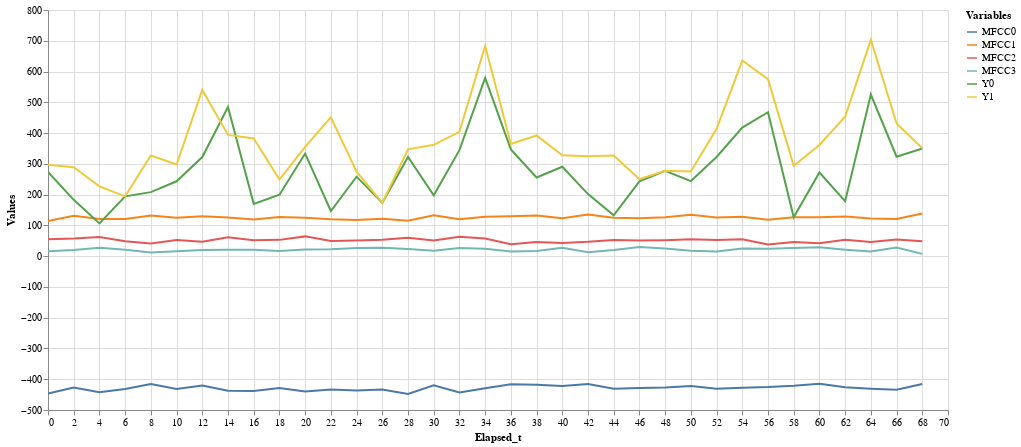

The notebook cell saved with this chart:
### Code cell
# @title # Step 4: Data Visualizations

# ____ VIDEO PROCESSING ____
# This is the output NumPy Array from the video processing
data = motion_array

# Create a Pandas DataFrame from NumPy arrays with UniqueID, x- & y-Value of ROI (i.e., Region of Interest), as well as width and height of the accompanying moving windows. 
# Frame refers to video frame (30 fps) on which point was tracked.
# RESET DF
df_video = pd.DataFrame(data=data[0:,0:], index=[i for i in range(data.shape[0])], columns=['ID','X','Y','W','H','Frame'])

# Calculate Elapsed Time for Frames of Video
df_video["Elapsed"] = round(df_video["Frame"]/30, 1)

# Remove Duplicates
df_video_wo_dups = df_video.drop_duplicates(subset=None, keep='first', inplace=False)
df_video_queried = df_video_wo_dups.query('0 <= ID <= {}'.format(NO_OF_ROIS))
# df_video_4_cols = df_video_queried.filter(items=['ID', 'X', 'Y', 'Elapsed'])
df_video_3_cols = df_video_queried.filter(items=['ID', 'Y', 'Elapsed'])

# Minding that Matplotlib inverts x/y Values
# df_inverted_x_y_minus_1 = df_video_4_cols.sub([0, frame_width, frame_height, 0], axis='columns')
df_inverted_x_y_minus_1 = df_video_3_cols.sub([0, frame_height, 0], axis='columns')
# df_inverted_x_y = df_inverted_x_y_minus_1.mul([1, -1, -1, 1], axis='columns')
df_inverted_x_y = df_inverted_x_y_minus_1.mul([1, -1, 1], axis='columns')
df_video = df_inverted_x_y

# Use Pivot Feature of Pandas DataFrame
# df_pivoted_video = pd.pivot_table(df_video, values=["X", "Y"], index=pd.Grouper(key='Elapsed'), columns=["ID"],)
df_pivoted_video = pd.pivot_table(df_video, values=["Y"], index=pd.Grouper(key='Elapsed'), columns=["ID"],)

# Create flexible number of indices based on number of Regions of Interest
int(df_video_queried.max(axis = 0)[0]); counter = 0
# x_indices = []
y_indices = []
while counter <= int(df_video_queried.max(axis = 0)[0]):
    # x_indices.append(('X' + str(counter))); 
    y_indices.append(('Y' + str(counter)))
    counter = counter + 1
df_pivoted_video.columns = y_indices # + x_indices

# ____AUDIO PROCESSING____

# Extracts Audio from Input Video
command = "ffmpeg -i {} -ab 160k -ac 2 -ar 44100 -vn {}".format(INPUT_VIDEO, OUTPUT_VIDEO_NAME_WAV)
subprocess.call(command, shell=True)

# Unpack Audio
audio_path = INPUT_VIDEO
x , sr = librosa.load(audio_path)

# Get the MFCCs (and choose the number of features to extract); manipulate Pandas DataFrame.
mfccs = librosa.feature.mfcc(x, sr=sr, n_mfcc=NO_OF_MFCC)
audio_data = np.transpose(mfccs)

# Calculate the step length between a mfcc and the audio in seconds
window_length = 512 # default value by mfcc algorithm
length = (round((window_length/sr)*mfccs.shape[1]), 2)
step_size = length[0]/mfccs.shape[1]

# Getting Elapsed Time of Audio from Audiofile
audio_time_data = np.arange(0, (length[0]), step_size)
audio_time_data = np.round(audio_time_data, 1)
df_audio_time_steps = pd.DataFrame(data=audio_time_data, 
                index=[i for i in range(audio_time_data.shape[0])], 
                columns=['Elapsed_t'])
# Create the Audio Pandas DataFrame
df_audio = pd.DataFrame(data=audio_data, 
                index=[i for i in range(audio_data.shape[0])], 
                columns=['MFCC'+str(i) for i in range(audio_data.shape[1])])
df_audio_w_time = pd.concat([df_audio_time_steps, df_audio], axis=1, join='outer')
df_audio_w_time_w_o_dups = df_audio_w_time.drop_duplicates(subset='Elapsed_t', keep='first')
df_audio_w_time_w_o_dups

## Merge AUDIO and VIDEO
# df_merged = pd.concat([df_audio_w_time_w_o_dups, df_pivoted_video], axis = 1, join= 'outer')
df_merged = pd.merge(df_audio_w_time_w_o_dups, df_pivoted_video, how='left', left_on=['Elapsed_t'], right_on=['Elapsed']) # add 'indicator=True' to see functionality
df_bf_filled = df_merged.fillna(method='bfill') # backward filling (NANs filling up)
df_filled = df_bf_filled.fillna(method='ffill') # forward filling (NANs filling down)

# transform from wide to long-form data
# https://altair-viz.github.io/user_guide/data.html

df_filled_every_two_seconds = df_filled.iloc[::20]

df_filled_melted = df_filled_every_two_seconds.melt('Elapsed_t', var_name='Variables', value_name='Values')

alt.Chart(df_filled_melted).mark_line().encode(
  x='Elapsed_t',
  y='Values',
  color='Variables'
  ).properties(
    width=900,
    height=400,
).interactive(bind_y=False)

### Figure 1 — Vega-Lite specification as saved in the notebook (floating-point values rounded to 4 significant figures; data arrays with more than 128 entries replaced by an {"elided": "..."} marker saying what was removed)
{"config": {"view": {"continuousWidth": 400, "continuousHeight": 300}}, "data": {"name": "data-b77d1fc98217e75c9f649744b8cac419"}, "mark": "line", "encoding": {"color": {"type": "nominal", "field": "Variables"}, "x": {"type": "quantitative", "field": "Elapsed_t"}, "y": {"type": "quantitative", "field": "Values"}}, "height": 400, "selection": {"selector012": {"type": "interval", "bind": "scales", "encodings": ["x"]}}, "width": 900, "$schema": "https://vega.github.io/schema/vega-lite/v4.8.1.json", "datasets": {"data-b77d1fc98217e75c9f649744b8cac419": {"elided": "210 records"}}}
